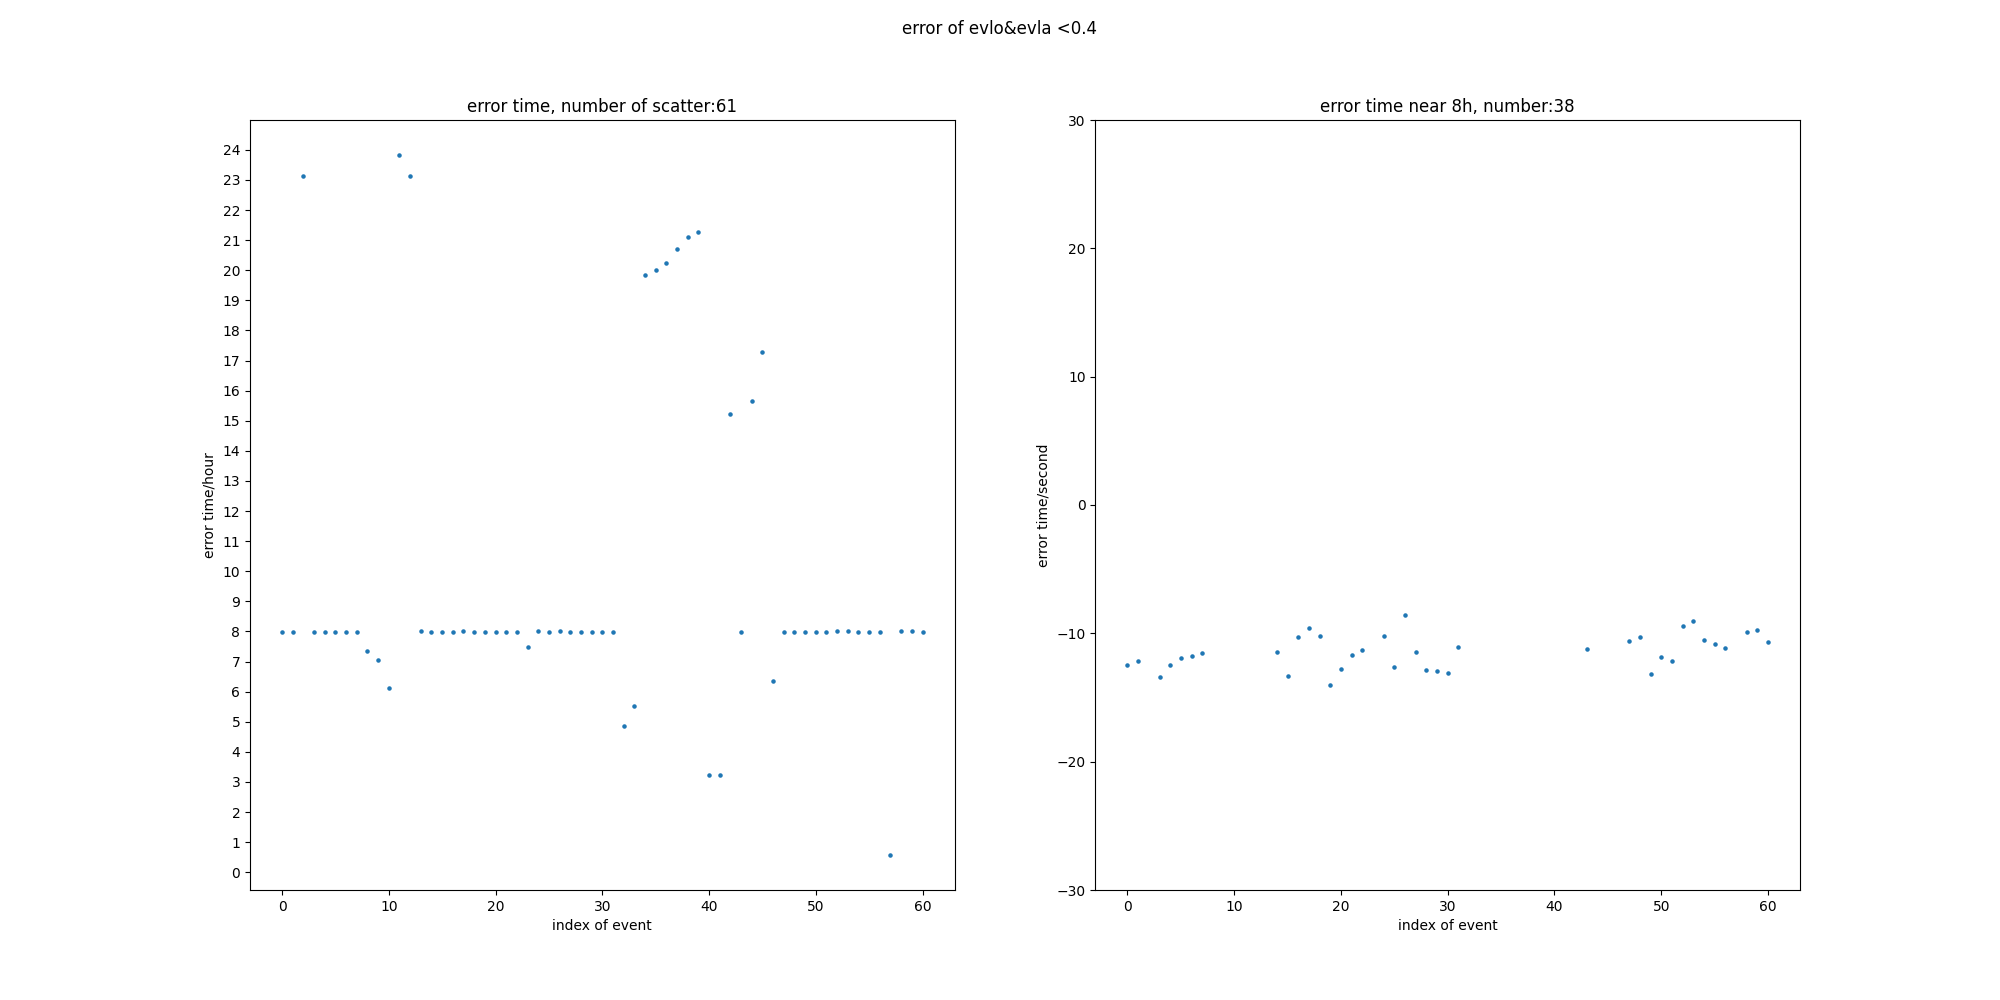

The script that saved this image:
#------------------------
#在配对sac文件和catlog时发现事件的发震经纬度能对上，但是发震时刻总是对不上。
#于是挑一个频道的csv文件，统计其和catlog在发震位置相同时，记录的发震时刻的差值
#结论是二者几乎差8h，怀疑为北京时间和UTC时间的缘故。
#作图，图1是真实的时间差，图二是把图一8h附近的放大了的结果
#------------------------

import os
import csv
from obspy.core import UTCDateTime
import numpy as np
from matplotlib import pyplot as plt

pathf='./csv/33to25.csv'
pathcatlog='./catlog.csv'

def read(f,catlog):
    dataf=[]
    datacatlog=[]
    with open(f) as csv_file:
        rows = csv.reader(csv_file)
        for row in rows:
            dataf.append(row)

    with open(catlog) as csv_file:
        rows = csv.reader(csv_file)
        for row in rows:
            datacatlog.append(row)
    print('----len data f and catlog:',len(dataf),len(datacatlog))
    return dataf,datacatlog

def merge(dataf,datacatlog):
    #--------记录对于相同震源位置，sac文件里发震时刻和catlog里的差值--------
    errort=[]
    #--------------------
    headf=dataf[0]
    ifdate=headf.index('date')
    iftime=headf.index('time')
    ifevlo=headf.index('evlo')
    ifevla=headf.index('evla')
    #ifmag =headf.index('imag')

    headcatlog=datacatlog[0]
    icatdata=headcatlog.index('日期')
    icattime=headcatlog.index('时间')
    icatevlo=headcatlog.index('经度')
    icatevla=headcatlog.index('纬度')
    #icatmag =headcatlog.index('震级大小')

    t0=UTCDateTime(dataf[1][ifdate]+'T'+dataf[1][iftime])

    for i in range(1,len(dataf)):
        tempf=dataf[i]
        ft=tempf[ifdate]+'T'+tempf[iftime]
        ft=UTCDateTime(ft)
        if abs(ft-t0)<1:
            #----直到找到下一个发震时刻（即下一个地震事件时）执行下文
            continue
        else:
            t0=ft
        fevlo=float(tempf[ifevlo])
        fevla=float(tempf[ifevla])
        #----遍历catlog文件，查询发震位置相同的记录
        for j in range(1,len(datacatlog)):
            tempcat=datacatlog[j]
            catt=tempcat[icatdata]+'T'+tempcat[icattime]
            catt=UTCDateTime(catt)
            catevlo=float(tempcat[icatevlo])
            catevla=float(tempcat[icatevla])
            errormaxdist=0.4#rac not km
            if abs(catt-ft)<24*3600 and abs(catevlo-fevlo)<errormaxdist and abs(catevla-fevla)<errormaxdist:
                #----认为满足上述条件的为同一个地震，比较二者的时刻记录区别
                errort.append(abs(catt-ft))
                print(i,' is ok')
                break
        if len(errort)==0:
            #----即没有在catlog里匹配到相同的地震事件
            print('====== this earthquake dont match =======')
            continue
        print(min(errort)-8*3600)

    #----画图，不同地震事件的eror time
    fig=plt.figure(figsize=(20,10))
    plt.suptitle('error of evlo&evla <'+str(errormaxdist))
    fig.add_subplot(1,2,1)
    plt.title('error time, number of scatter:'+str(len(errort)))
    plt.scatter(range(len(errort)),np.array(errort)/3600,s=5)
    plt.xlabel('index of event')
    plt.ylabel('error time/hour')
    plt.yticks(range(0,25),range(0,25))

    fig.add_subplot(1,2,2)
    errortmaxt=30#容许的sac文件和catlog记录时刻的最大差值
    count=0
    #-----画图，不同地震事件的error time，把8小时附近的那些点放大出来
    for temp in errort:
        if abs(temp-8*3600)<errortmaxt:
            count=count+1
    plt.title('error time near 8h, number:'+str(count))
    plt.scatter(range(len(errort)),np.array(errort)-8*3600,s=5)
    plt.ylim(-1*errortmaxt,errortmaxt)
    plt.xlabel('index of event')
    plt.ylabel('error time/second')

    print('====error is: ',(np.mean(np.array(errort)))/3600)
    plt.savefig('./2.errortime.png')

f,catlog=read(pathf,pathcatlog)
merge(f,catlog)